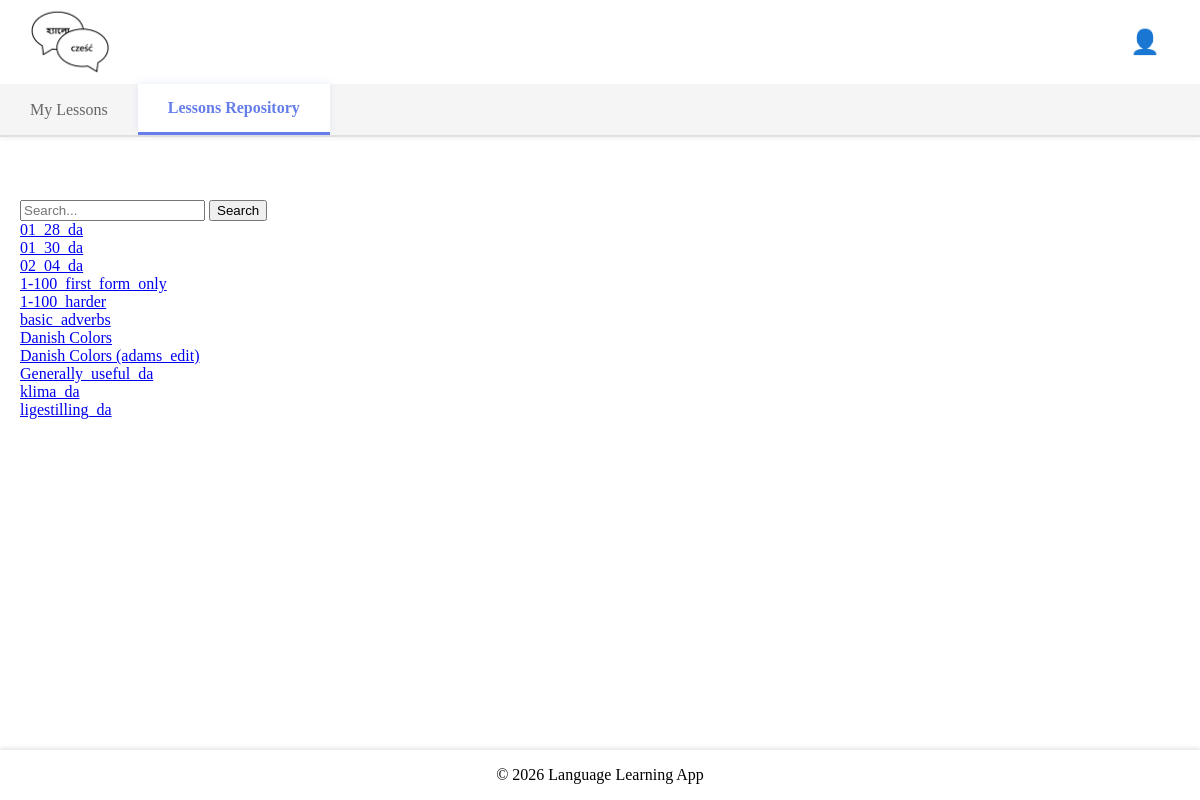
Page /lessons-repository/ (signed in) on the committed database.
### base/models.py (models this page shows, shortened)
class Lesson(models.Model):
    title = models.CharField(max_length=255)
    description = models.TextField(
        blank=True, help_text="Brief description of the lesson."
    )
    prompt_language = models.ForeignKey(
        Language, on_delete=models.CASCADE, related_name="prompt_lessons"
    )
    translation_language = models.ForeignKey(
        Language, on_delete=models.CASCADE, related_name="translation_lessons"
    )
    author = models.ForeignKey(
        User,
        on_delete=models.CASCADE,
        related_name="authored_lessons",
    )
    changes_log = models.TextField(
        blank=True, help_text="Log of changes made to this lesson."
    )
    access_type = models.ForeignKey(AccessType, on_delete=models.PROTECT, default=1)
    original_lesson = models.ForeignKey(
        "self", null=True, blank=True, on_delete=models.SET_NULL
    )
    updated = models.DateTimeField(auto_now=True)
    created = models.DateTimeField(auto_now_add=True)

### base/views.py (the view)
# urls.py: path("lessons-repository/", views.lessonsRepository, name="lessons-repository"),
@login_required(login_url="login")
def lessonsRepository(request):
    public_lessons = Lesson.objects.filter(
        access_type__name__in=["readonly", "write"]
    ).order_by(Lower("title"))
    lesson_search_query = request.GET.get("q") if request.GET.get("q") != None else ""
    public_lessons = public_lessons.filter(
        Q(title__icontains=lesson_search_query)
        | Q(description__icontains=lesson_search_query)
        | Q(prompt_language__name__icontains=lesson_search_query)
        | Q(translation_language__name__icontains=lesson_search_query)
    ).order_by(Lower("title"))
    context = {
        "public_lessons": public_lessons,
    }
    return render(request, "base/authenticated/lesson_repository/lessons_repository.html", context)

### base/templates/base/authenticated/lesson_repository/lessons_repository.html
{% extends 'base/layouts/lessons_repository_layout.html' %}
{% block tab_content %}
<form method="GET" action="{% url 'lessons-repository' %}">
    <input type="text" name="q" placeholder="Search...">
    <button type="submit">Search</button>
</form>
<div class="lessons-repository-container">
    <div>
        {% for lesson in public_lessons %}
            <div>
                <a href="{% url 'lesson-details' lesson.id %}">{{ lesson.title }}</a>
            </div>
        {% endfor %}
    </div>
</div>
{% endblock %}

### static/styles/main.css (style rules this page uses)
body { background-color: white; margin: 0; padding: 0; }

### rows in the picture
Lesson: title "01_28_da"
Lesson: title "01_30_da"
Lesson: title "02_04_da"
Lesson: title "1-100_first_form_only"
Lesson: title "1-100_harder"
Lesson: title "basic_adverbs"
Lesson: title "Danish Colors"
Lesson: title "Danish Colors (adams_edit)"
Lesson: title "Generally_useful_da"
Lesson: title "klima_da"
Lesson: title "ligestilling_da"
